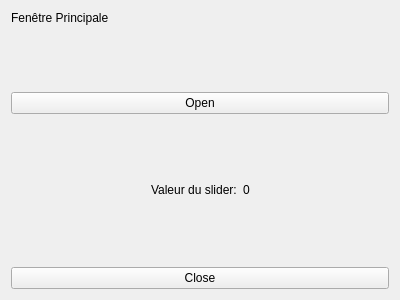
<?xml version="1.0" encoding="UTF-8"?>
<ui version="4.0">
 <class>FenetreMere</class>
 <widget class="QWidget" name="FenetreMere">
  <property name="windowModality">
   <enum>Qt::ApplicationModal</enum>
  </property>
  <property name="geometry">
   <rect>
    <x>0</x>
    <y>0</y>
    <width>400</width>
    <height>300</height>
   </rect>
  </property>
  <property name="windowTitle">
   <string>FenetreMere</string>
  </property>
  <layout class="QGridLayout" name="gridLayout">
   <item row="0" column="0">
    <layout class="QVBoxLayout" name="verticalLayout_2">
     <item>
      <widget class="QLabel" name="labelTitle">
       <property name="text">
        <string>Fenêtre Principale</string>
       </property>
      </widget>
     </item>
     <item>
      <spacer name="verticalSpacer_3">
       <property name="orientation">
        <enum>Qt::Vertical</enum>
       </property>
       <property name="sizeHint" stdset="0">
        <size>
         <width>20</width>
         <height>40</height>
        </size>
       </property>
      </spacer>
     </item>
     <item>
      <widget class="QPushButton" name="pushButtonOpen">
       <property name="text">
        <string>Open</string>
       </property>
      </widget>
     </item>
     <item>
      <spacer name="verticalSpacer">
       <property name="orientation">
        <enum>Qt::Vertical</enum>
       </property>
       <property name="sizeHint" stdset="0">
        <size>
         <width>20</width>
         <height>40</height>
        </size>
       </property>
      </spacer>
     </item>
     <item>
      <layout class="QHBoxLayout" name="horizontalLayout_2">
       <item>
        <spacer name="horizontalSpacer">
         <property name="orientation">
          <enum>Qt::Horizontal</enum>
         </property>
         <property name="sizeHint" stdset="0">
          <size>
           <width>40</width>
           <height>20</height>
          </size>
         </property>
        </spacer>
       </item>
       <item>
        <widget class="QLabel" name="labelValueSlider1">
         <property name="text">
          <string>Valeur du slider:</string>
         </property>
        </widget>
       </item>
       <item>
        <widget class="QLabel" name="labelValueSlider">
         <property name="text">
          <string>0</string>
         </property>
        </widget>
       </item>
       <item>
        <spacer name="horizontalSpacer_2">
         <property name="orientation">
          <enum>Qt::Horizontal</enum>
         </property>
         <property name="sizeHint" stdset="0">
          <size>
           <width>40</width>
           <height>20</height>
          </size>
         </property>
        </spacer>
       </item>
      </layout>
     </item>
     <item>
      <spacer name="verticalSpacer_2">
       <property name="orientation">
        <enum>Qt::Vertical</enum>
       </property>
       <property name="sizeHint" stdset="0">
        <size>
         <width>20</width>
         <height>40</height>
        </size>
       </property>
      </spacer>
     </item>
     <item>
      <widget class="QPushButton" name="pushButtonClose">
       <property name="text">
        <string>Close</string>
       </property>
      </widget>
     </item>
    </layout>
   </item>
  </layout>
 </widget>
 <layoutdefault spacing="6" margin="11"/>
 <resources/>
 <connections/>
</ui>
